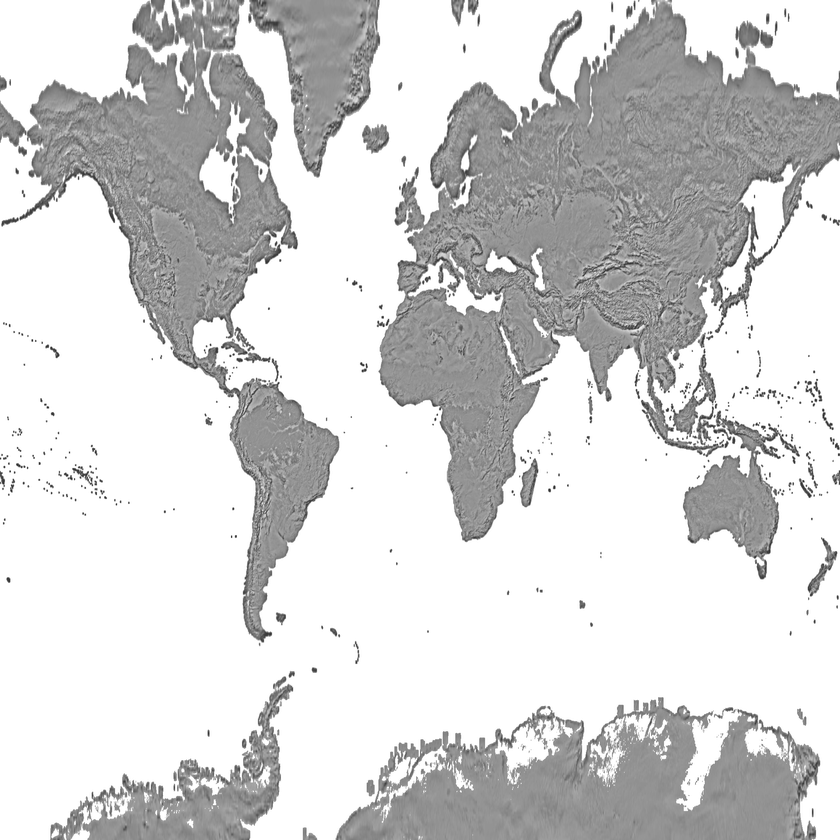
#> input picture frontend/assets/ne50m_hillshade.png, 840 x 840 px, shrunk from 2000 x 2000 before the run, found by its file name
$ python hillshade_coast.py
#> lines starting #> are read from the running program, lines starting #| are printed output that depends on the picture; after the words box and inside, x2 and y2 are one past the last pixel; in counts of white or black regions, pixels touching at a corner belong together
"""晕渲海岸不能有亮边，透明海水必须是柔光下的中性灰。
用法：python3 tools/accept/hillshade_coast.py
"""
import sys
from PIL import Image
import numpy as np

im = np.asarray(Image.open("frontend/assets/ne50m_hillshade.png"))
#> im is the input picture: shape (840, 840, 4); mean R, G, B, A 51.8, 51.8, 51.8, 81.3
if im.shape[2] != 4:
    print("FAIL 不是带透明通道的图")
    sys.exit(1)
rgb, alpha = im[:, :, 0], im[:, :, 3]
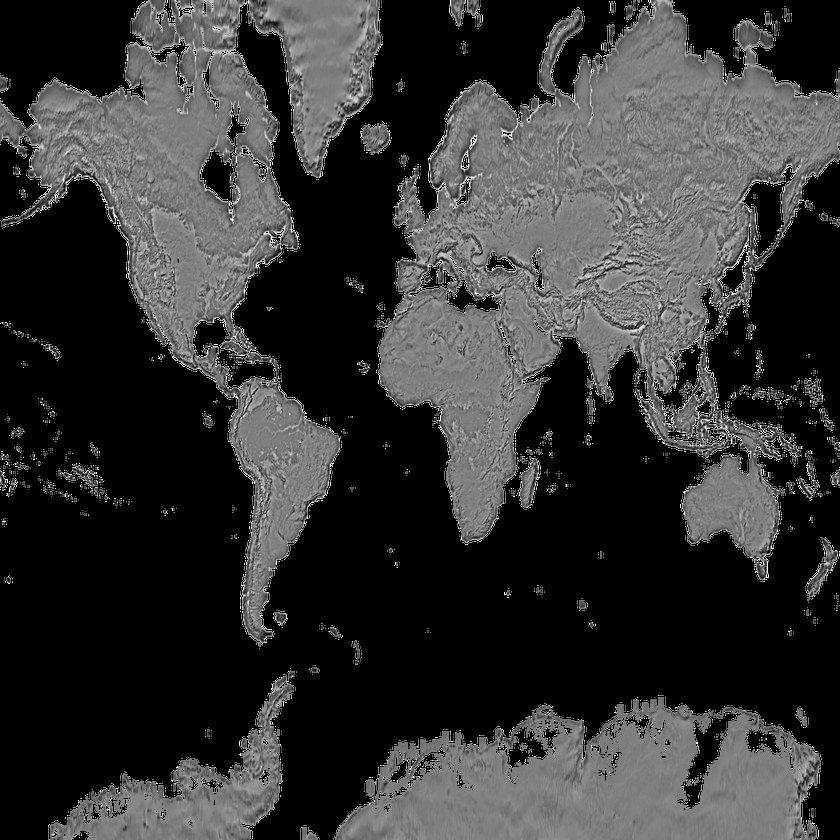
#> rgb: shape (840, 840); min 0, max 255, mean 51.8
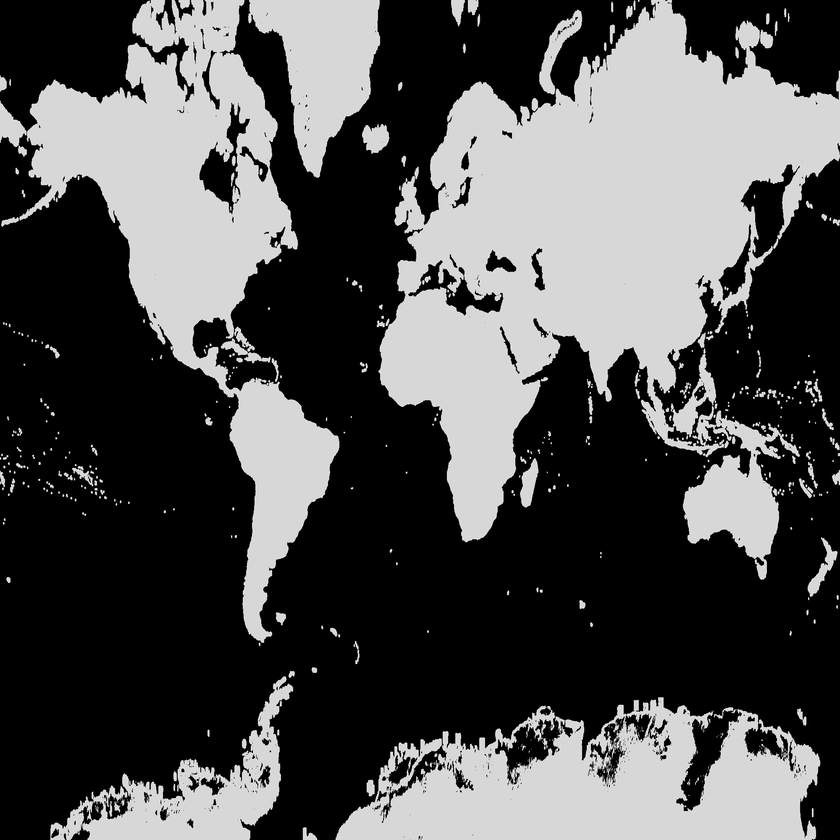
#> alpha: shape (840, 840); min 0, max 255, mean 81.3
water = alpha == 0
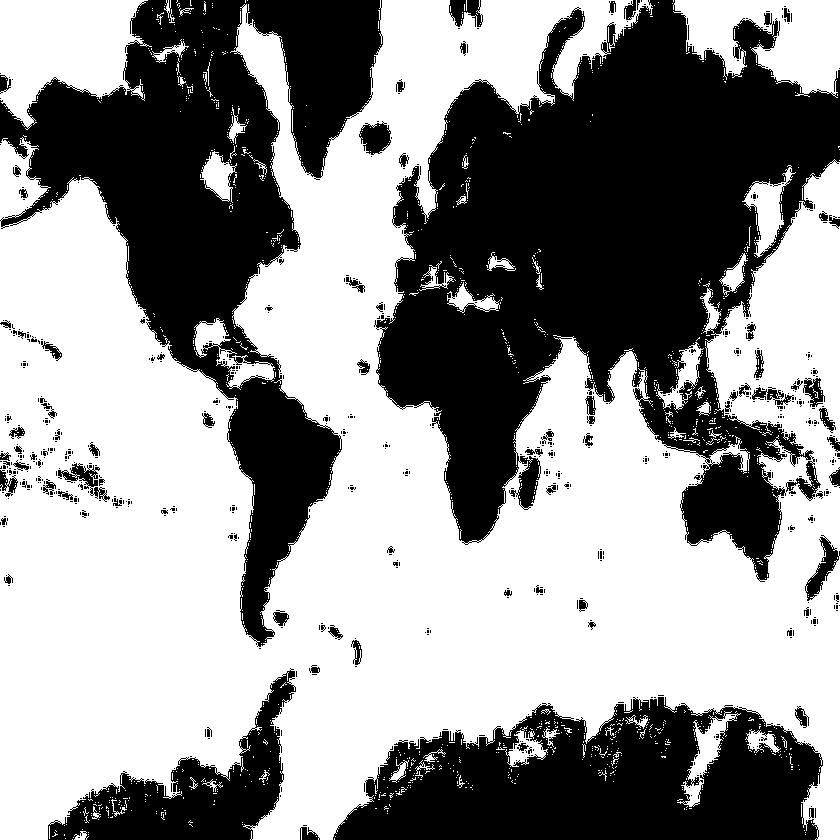
#> water: shape (840, 840) bool; 57.8% white; 681 black regions (598 under 20 px), largest, box (x1, y1, x2, y2) and area: (374, 0, 840, 582) 140051, (0, 0, 383, 647) 84752, (333, 697, 823, 840) 47867
land = alpha > 0
bad_water = int((water & (rgb != 128)).sum())
#> bad_water = 407647
pad = np.pad(water, 1, constant_values=True)
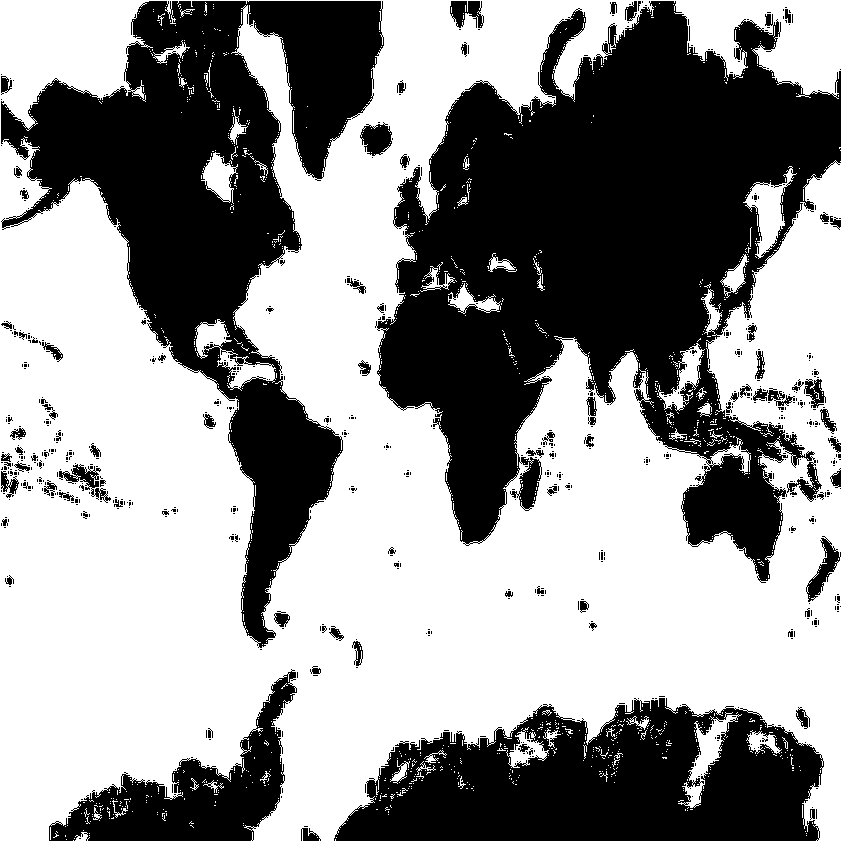
#> pad: shape (842, 842) bool; 58% white; 681 black regions (598 under 20 px), largest, box (x1, y1, x2, y2) and area: (375, 1, 841, 583) 140051, (1, 1, 384, 648) 84752, (334, 698, 824, 841) 47867
near = pad[:-2, 1:-1] | pad[2:, 1:-1] | pad[1:-1, :-2] | pad[1:-1, 2:]
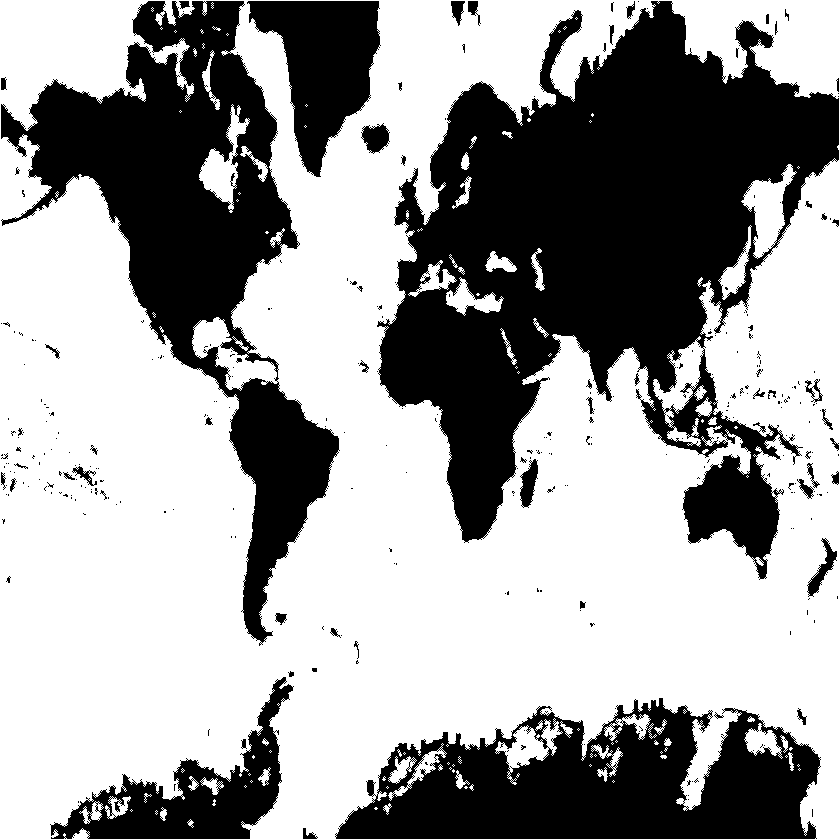
#> near: shape (840, 840) bool; 62.3% white; 325 black regions (269 under 20 px), largest, box (x1, y1, x2, y2) and area: (377, 1, 839, 580) 127935, (1, 1, 340, 646) 65018, (335, 698, 821, 839) 42679
bright = int((land & near & (rgb > 160)).sum())
#> bright = 9513
print(f"water_not_neutral={bad_water} bright_coast={bright} land={int(land.sum())}")
#| water_not_neutral=407647 bright_coast=9513 land=297953
if bad_water or bright:
    print("FAIL")
#> (the run stopped early here; a loop or call above may not have finished)
